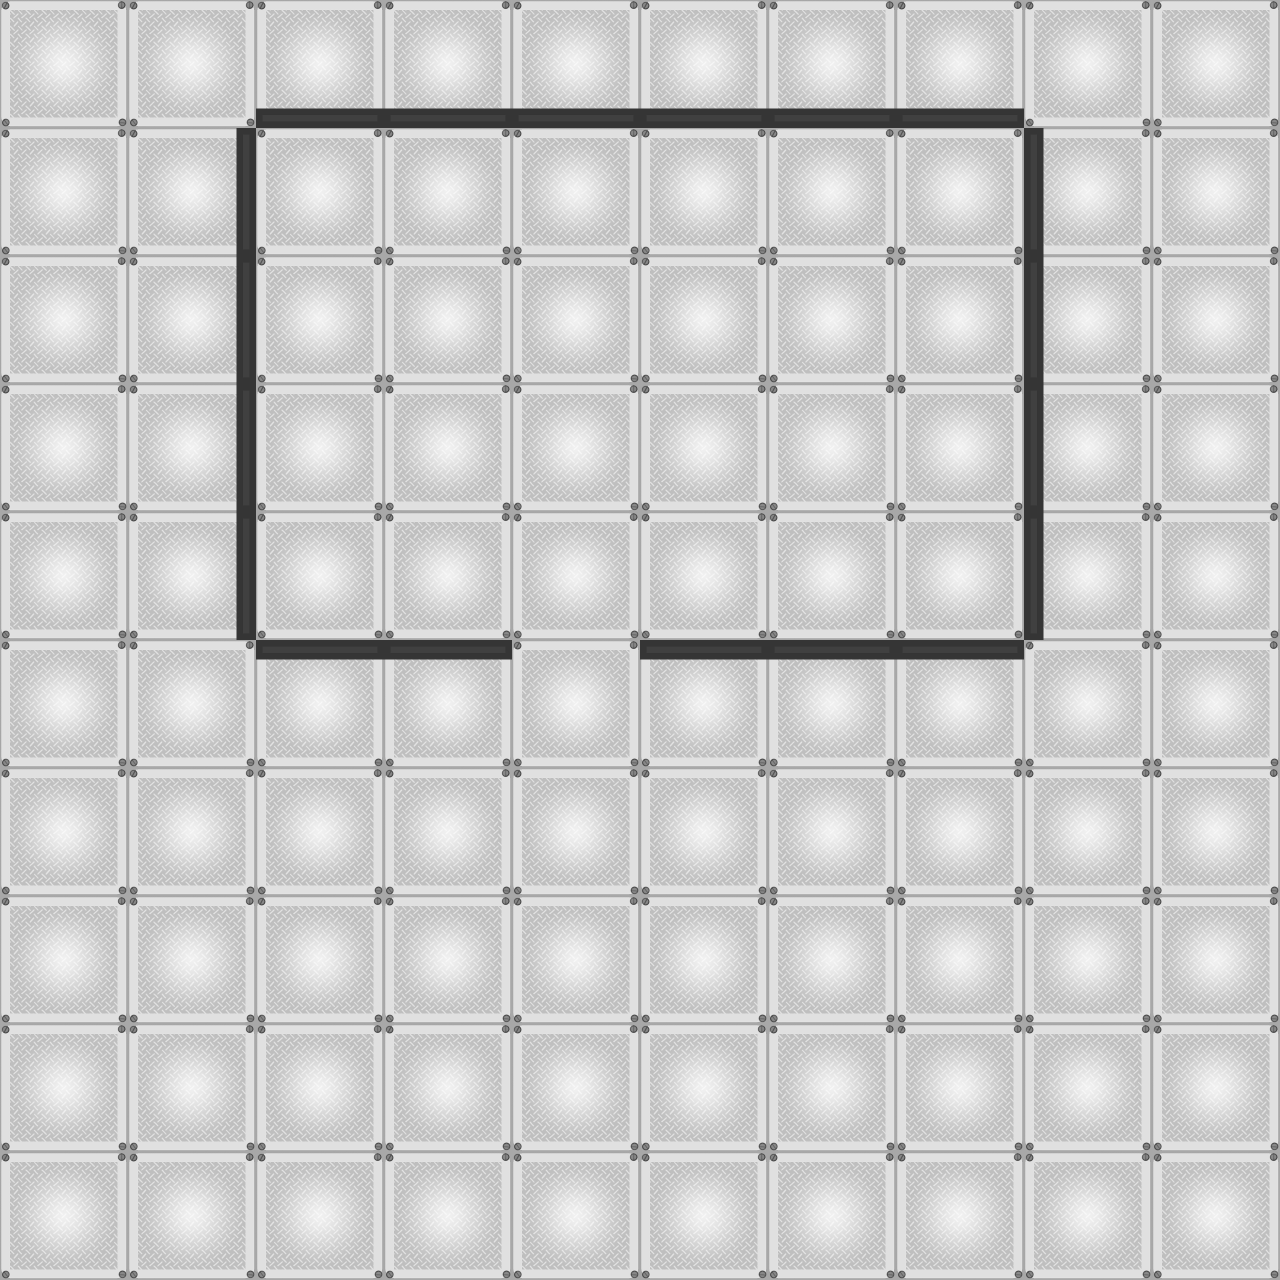

This game map was drawn from its Tiled (.tmx) file and the tilesets committed beside it. A one-line description and the trimmed map source follow:
An orthogonal 10x10 tile map with 128x128 px tiles, 2 tile layers (Tile Layer 1, Tile Layer 2) and 9 objects.

<map version="1.0" orientation="orthogonal" renderorder="left-up" width="10" height="10" tilewidth="128" tileheight="128">
 <tileset firstgid="1" name="terrain" tilewidth="128" tileheight="128">
  <image source="Tileset2.png" width="256" height="128" />
 </tileset>
 <layer name="Tile Layer 1" width="10" height="10">
  <data>[100 cells, 100 non-empty, 1 distinct tile ids]</data>
 </layer>
 <layer name="Tile Layer 2" width="10" height="10">
  <data>[100 cells, 19 non-empty, 1 distinct tile ids]</data>
 </layer>
 <objectgroup name="Walls">
  <object x="236" y="108" width="808" height="20" />
  <object x="1024" y="128" width="20" height="512" />
  <object x="640" y="640" width="404" height="20" />
  <object x="236" y="640" width="276" height="20" />
  <object x="236" y="128" width="20" height="512" />
  <object x="1270" y="2" width="30" height="1274" />
  <object x="0" y="1270" width="1298" height="24" />
  <object x="-16" y="0" width="22" height="1278" />
  <object x="-28" y="0" width="1324" height="8" />
 </objectgroup>
</map>